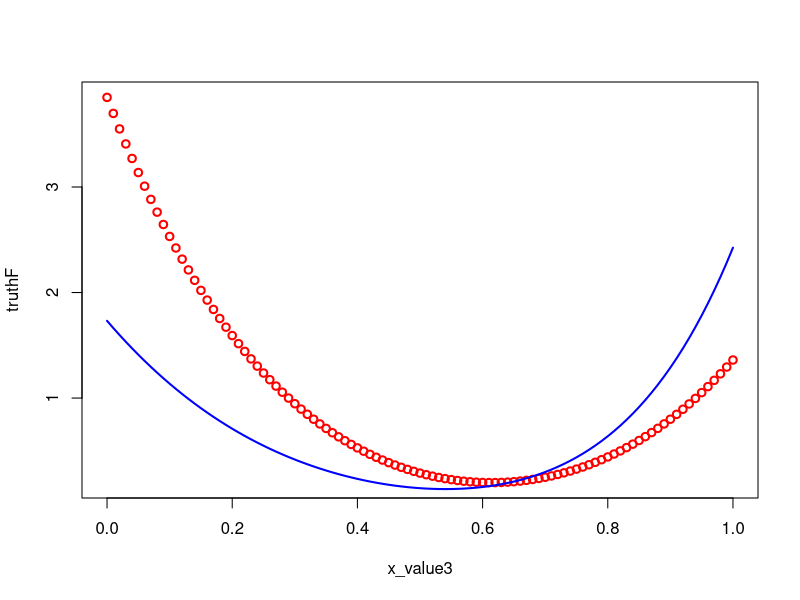

Source code (R): (Note: this script raises an error after producing the figure.)
#The number of samples from the mixture distribution
N <- 10000                 

#Variable to store the samples from the mixture distribution                                             
rand.samplesF <- rep(NA,N)

#Setup parameters
theta <- 7
beta <- 5
#theta <- 9
#beta <- 5

#check for the normalizing constant 
integrandq <- function(x) {((x^(theta-1))/(1+x^2))+sqrt(2+x^2)*(1-x)^(beta-1)}
C_f <- integrate(integrandq, lower = 0, upper = 1)
C_f <- C_f$value
C_f <- 1/C_f

#envelope setting (10,20)
alpha <- max(2/theta,2*sqrt(3)/beta)
c1 <- 0.5
c2 <- 0.5
g_x <- function(x) {c1*dbeta(x,theta,1) + c2*dbeta(x,1,beta)}

#plot f
x_value3 <- seq(0,1,.01)
truthF <- C_f*integrandq(x_value3)
plot(x_value3,truthF,col="red",lwd=2)
truthG <- g_x(x_value3)
Envelop <- alpha*truthG
lines(x_value3,Envelop,col="blue",lwd=2)

#Rejection Sampling from the envelop
for (i in 1:N) {
  while (TRUE) {
    U <- runif(1)
    if(U < c1){
      cand <- rbeta(1,theta,1)
    }else{
      cand <- rbeta(1,1,beta)
    }
    ratio <- F(cand)/(alpha*g_x(cand))
    rejection <- runif(1)
    if (rejection < ratio) break
  }
  rand.samplesF[i] <- cand
}

#Plotting the true density as a sanity check
hist(rand.samplesF, freq=FALSE, main="Estimation Density vs True Density of the Mixture Model")
lines(x_value3,truthF,col="red",lwd=2)
legend("topright",c("True Density","Estimated Density"),col=c("red","black"),lwd=2)

#Plotting the true density as a sanity check
plot(density(rand.samplesF),main="Density Estimate of the Mixture Model",ylim=c(0,5),lwd=2)
#hist(rand.samplesF, freq=FALSE, main="Estimation Density vs True Density of the Mixture Model")
lines(x_value3,truthF,col="red",lwd=2)
legend("topright",c("True Density","Estimated Density"),col=c("red","black"),lwd=2)